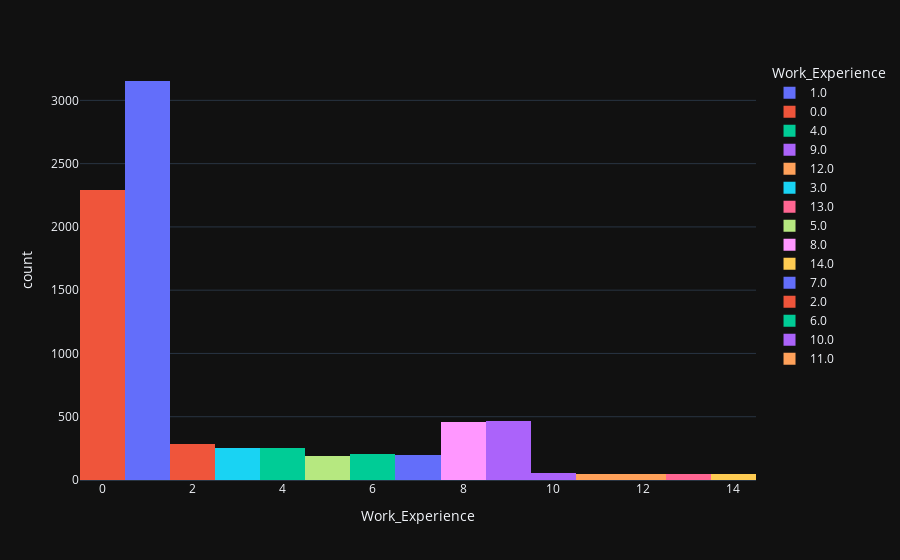

The cell this chart's notebook holds for it:
### Code cell
fig2 = px.histogram(Train,x='Work_Experience',color='Work_Experience',template='plotly_dark')
fig2.show()

### Figure 1 — Plotly figure (JSON) as saved in the notebook; plotly's stock layout.template omitted (floating-point values rounded to 4 significant figures; data arrays with more than 128 entries replaced by an {"elided": "..."} marker saying what was removed)
{"data": [{"alignmentgroup": "True", "bingroup": "x", "hovertemplate": "Work_Experience=%{x}<br>count=%{y}<extra></extra>", "legendgroup": "1.0", "marker": {"color": "#636efa", "pattern": {"shape": ""}}, "name": "1.0", "offsetgroup": "1.0", "orientation": "v", "showlegend": true, "type": "histogram", "x": {"elided": "3153 int values"}, "xaxis": "x", "yaxis": "y"}, {"alignmentgroup": "True", "bingroup": "x", "hovertemplate": "Work_Experience=%{x}<br>count=%{y}<extra></extra>", "legendgroup": "0.0", "marker": {"color": "#EF553B", "pattern": {"shape": ""}}, "name": "0.0", "offsetgroup": "0.0", "orientation": "v", "showlegend": true, "type": "histogram", "x": {"elided": "2295 int values"}, "xaxis": "x", "yaxis": "y"}, {"alignmentgroup": "True", "bingroup": "x", "hovertemplate": "Work_Experience=%{x}<br>count=%{y}<extra></extra>", "legendgroup": "4.0", "marker": {"color": "#00cc96", "pattern": {"shape": ""}}, "name": "4.0", "offsetgroup": "4.0", "orientation": "v", "showlegend": true, "type": "histogram", "x": {"elided": "250 int values"}, "xaxis": "x", "yaxis": "y"}, {"alignmentgroup": "True", "bingroup": "x", "hovertemplate": "Work_Experience=%{x}<br>count=%{y}<extra></extra>", "legendgroup": "9.0", "marker": {"color": "#ab63fa", "pattern": {"shape": ""}}, "name": "9.0", "offsetgroup": "9.0", "orientation": "v", "showlegend": true, "type": "histogram", "x": {"elided": "470 int values"}, "xaxis": "x", "yaxis": "y"}, {"alignmentgroup": "True", "bingroup": "x", "hovertemplate": "Work_Experience=%{x}<br>count=%{y}<extra></extra>", "legendgroup": "12.0", "marker": {"color": "#FFA15A", "pattern": {"shape": ""}}, "name": "12.0", "offsetgroup": "12.0", "orientation": "v", "showlegend": true, "type": "histogram", "x": [12, 12, 12, 12, 12, 12, 12, 12, 12, 12, 12, 12, 12, 12, 12, 12, 12, 12, 12, 12, 12, 12, 12, 12, 12, 12, 12, 12, 12, 12, 12, 12, 12, 12, 12, 12, 12, 12, 12, 12, 12, 12, 12, 12, 12, 12, 12, 12], "xaxis": "x", "yaxis": "y"}, {"alignmentgroup": "True", "bingroup": "x", "hovertemplate": "Work_Experience=%{x}<br>count=%{y}<extra></extra>", "legendgroup": "3.0", "marker": {"color": "#19d3f3", "pattern": {"shape": ""}}, "name": "3.0", "offsetgroup": "3.0", "orientation": "v", "showlegend": true, "type": "histogram", "x": {"elided": "253 int values"}, "xaxis": "x", "yaxis": "y"}, {"alignmentgroup": "True", "bingroup": "x", "hovertemplate": "Work_Experience=%{x}<br>count=%{y}<extra></extra>", "legendgroup": "13.0", "marker": {"color": "#FF6692", "pattern": {"shape": ""}}, "name": "13.0", "offsetgroup": "13.0", "orientation": "v", "showlegend": true, "type": "histogram", "x": [13, 13, 13, 13, 13, 13, 13, 13, 13, 13, 13, 13, 13, 13, 13, 13, 13, 13, 13, 13, 13, 13, 13, 13, 13, 13, 13, 13, 13, 13, 13, 13, 13, 13, 13, 13, 13, 13, 13, 13, 13, 13, 13, 13, 13, 13], "xaxis": "x", "yaxis": "y"}, {"alignmentgroup": "True", "bingroup": "x", "hovertemplate": "Work_Experience=%{x}<br>count=%{y}<extra></extra>", "legendgroup": "5.0", "marker": {"color": "#B6E880", "pattern": {"shape": ""}}, "name": "5.0", "offsetgroup": "5.0", "orientation": "v", "showlegend": true, "type": "histogram", "x": {"elided": "192 int values"}, "xaxis": "x", "yaxis": "y"}, {"alignmentgroup": "True", "bingroup": "x", "hovertemplate": "Work_Experience=%{x}<br>count=%{y}<extra></extra>", "legendgroup": "8.0", "marker": {"color": "#FF97FF", "pattern": {"shape": ""}}, "name": "8.0", "offsetgroup": "8.0", "orientation": "v", "showlegend": true, "type": "histogram", "x": {"elided": "456 int values"}, "xaxis": "x", "yaxis": "y"}, {"alignmentgroup": "True", "bingroup": "x", "hovertemplate": "Work_Experience=%{x}<br>count=%{y}<extra></extra>", "legendgroup": "14.0", "marker": {"color": "#FECB52", "pattern": {"shape": ""}}, "name": "14.0", "offsetgroup": "14.0", "orientation": "v", "showlegend": true, "type": "histogram", "x": [14, 14, 14, 14, 14, 14, 14, 14, 14, 14, 14, 14, 14, 14, 14, 14, 14, 14, 14, 14, 14, 14, 14, 14, 14, 14, 14, 14, 14, 14, 14, 14, 14, 14, 14, 14, 14, 14, 14, 14, 14, 14, 14, 14, 14], "xaxis": "x", "yaxis": "y"}, {"alignmentgroup": "True", "bingroup": "x", "hovertemplate": "Work_Experience=%{x}<br>count=%{y}<extra></extra>", "legendgroup": "7.0", "marker": {"color": "#636efa", "pattern": {"shape": ""}}, "name": "7.0", "offsetgroup": "7.0", "orientation": "v", "showlegend": true, "type": "histogram", "x": {"elided": "194 int values"}, "xaxis": "x", "yaxis": "y"}, {"alignmentgroup": "True", "bingroup": "x", "hovertemplate": "Work_Experience=%{x}<br>count=%{y}<extra></extra>", "legendgroup": "2.0", "marker": {"color": "#EF553B", "pattern": {"shape": ""}}, "name": "2.0", "offsetgroup": "2.0", "orientation": "v", "showlegend": true, "type": "histogram", "x": {"elided": "284 int values"}, "xaxis": "x", "yaxis": "y"}, {"alignmentgroup": "True", "bingroup": "x", "hovertemplate": "Work_Experience=%{x}<br>count=%{y}<extra></extra>", "legendgroup": "6.0", "marker": {"color": "#00cc96", "pattern": {"shape": ""}}, "name": "6.0", "offsetgroup": "6.0", "orientation": "v", "showlegend": true, "type": "histogram", "x": {"elided": "204 int values"}, "xaxis": "x", "yaxis": "y"}, {"alignmentgroup": "True", "bingroup": "x", "hovertemplate": "Work_Experience=%{x}<br>count=%{y}<extra></extra>", "legendgroup": "10.0", "marker": {"color": "#ab63fa", "pattern": {"shape": ""}}, "name": "10.0", "offsetgroup": "10.0", "orientation": "v", "showlegend": true, "type": "histogram", "x": [10, 10, 10, 10, 10, 10, 10, 10, 10, 10, 10, 10, 10, 10, 10, 10, 10, 10, 10, 10, 10, 10, 10, 10, 10, 10, 10, 10, 10, 10, 10, 10, 10, 10, 10, 10, 10, 10, 10, 10, 10, 10, 10, 10, 10, 10, 10, 10, 10, 10, 10, 10, 10], "xaxis": "x", "yaxis": "y"}, {"alignmentgroup": "True", "bingroup": "x", "hovertemplate": "Work_Experience=%{x}<br>count=%{y}<extra></extra>", "legendgroup": "11.0", "marker": {"color": "#FFA15A", "pattern": {"shape": ""}}, "name": "11.0", "offsetgroup": "11.0", "orientation": "v", "showlegend": true, "type": "histogram", "x": [11, 11, 11, 11, 11, 11, 11, 11, 11, 11, 11, 11, 11, 11, 11, 11, 11, 11, 11, 11, 11, 11, 11, 11, 11, 11, 11, 11, 11, 11, 11, 11, 11, 11, 11, 11, 11, 11, 11, 11, 11, 11, 11, 11, 11, 11, 11, 11, 11], "xaxis": "x", "yaxis": "y"}], "layout": {"barmode": "relative", "legend": {"title": {"text": "Work_Experience"}, "tracegroupgap": 0}, "margin": {"t": 60}, "xaxis": {"anchor": "y", "categoryarray": [1, 0, 4, 9, 12, 3, 13, 5, 8, 14, 7, 2, 6, 10, 11], "categoryorder": "array", "domain": [0, 1], "title": {"text": "Work_Experience"}}, "yaxis": {"anchor": "x", "domain": [0, 1], "title": {"text": "count"}}}}
